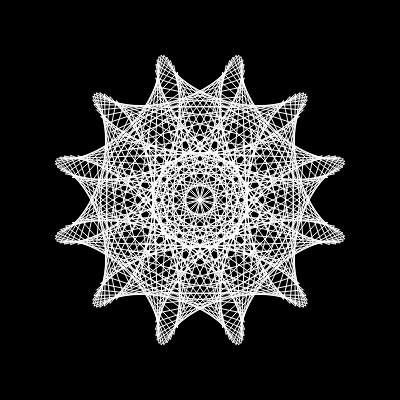
Frame 1 (no input)
Frame 60 (no input): identical to frame 1, image omitted
Frame 120 (the mouse pressed at the canvas centre since frame 60): identical to frame 1, image omitted

The p5.js sketch that drew this single still picture (run headless with seeded random() and noise() and a simulated clock; from frame 60 on, the mouse is pressed at the canvas centre):

// p5.js sketch
// ── sketch.js
let n = 6;
let d = 71;

function setup() {
  createCanvas(400, 400);
  angleMode(DEGREES);
}

function draw() {
  background(0);
  translate(width/2,height/2);
  stroke(255);
  noFill();
  beginShape();
  strokeWeight(1);
  for (let i = 0; i < 361; i++) {
    let k = i * d;
    let r = 150 * sin(n*k);
    let x = r * cos(k);
    let y = r * sin(k);
    vertex(x,y);    
  }
  endShape();
}
